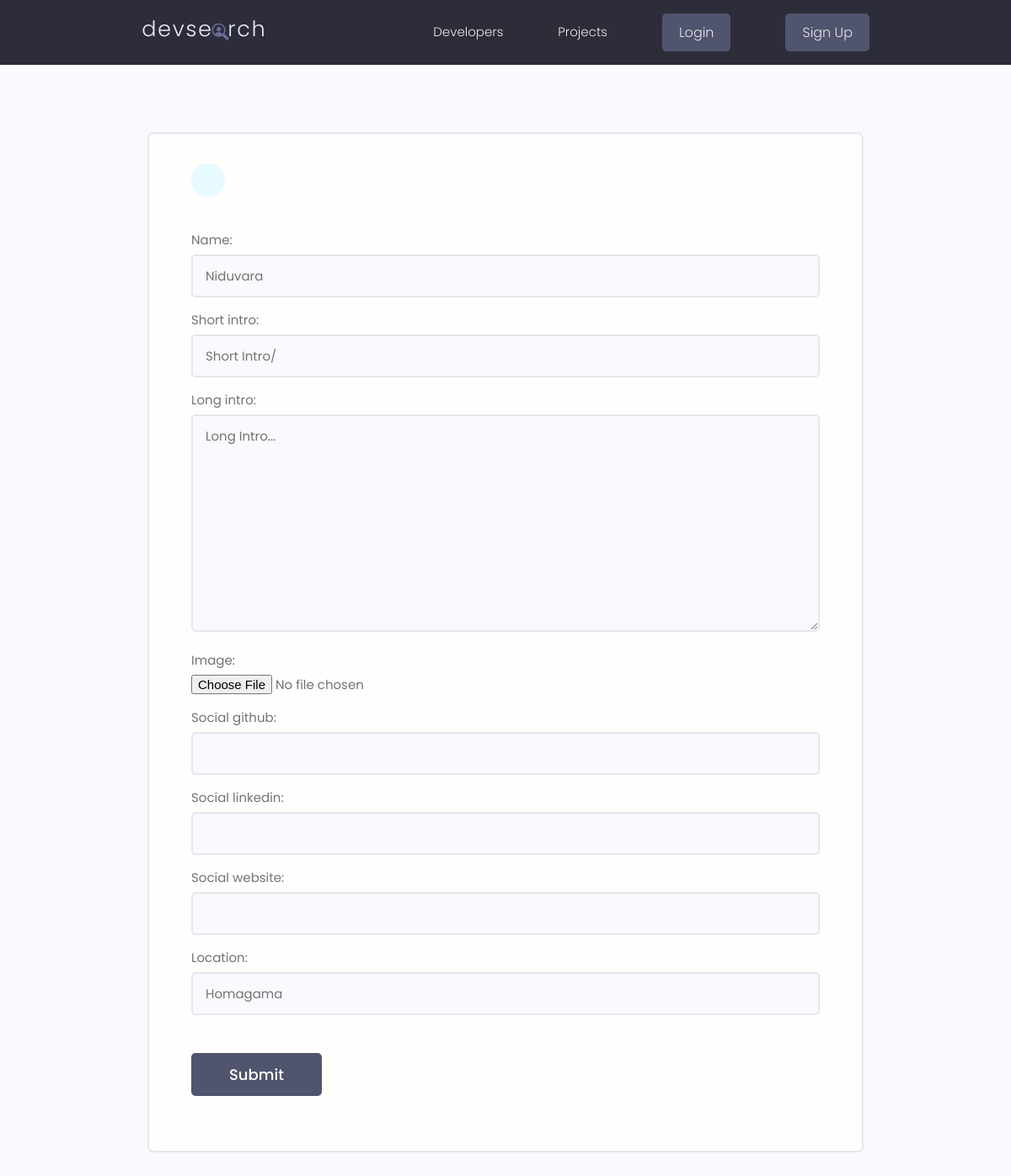
Page /profile/niduvara/update/ on the committed database.
### home/models.py (models this page shows, shortened)
class Profile(models.Model):
    user = models.OneToOneField(User,on_delete=models.CASCADE)
    name = models.CharField(max_length=200, blank=True, null=True)
    short_intro = models.CharField(max_length=200, blank=True, null=True)
    long_intro = models.TextField(blank=True, null=True)
    image = models.ImageField(upload_to='media_profile_model/', blank=True, null=True)
    social_github = models.CharField(max_length=200, blank=True, null=True)
    social_linkedin = models.CharField(max_length=200, blank=True, null=True)
    social_website = models.CharField(max_length=200, blank=True, null=True)
    location = models.CharField(max_length=200, blank=True, null=True)
    created = models.DateTimeField(auto_now_add=True)
    class Meta:
        ordering = ['-created']

### home/views.py (the view)
# urls.py: path('profile/<str:username>/update/', updateProfile, name = 'update-profile'),
def updateProfile(request, username):
    current_user = User.objects.get(username = username)
    current_profile = current_user.profile
    form = ProfileForm(instance = current_profile)
    if request.method == 'POST':
        form = ProfileForm(request.POST, request.FILES, instance= current_profile)
        if form.is_valid():
            form.save()
            return redirect('single-profile', username = request.user.username)
    context = {'form':form}
    return render(request, 'home/profile_form.html', context)

### home/forms.py
class ProfileForm(forms.ModelForm):
    class Meta:
        model = Profile
        fields = '__all__'
        exclude = ['user']
    def __init__(self, *args, **kwargs):
        super(ProfileForm, self).__init__(*args, **kwargs)
        for name, field in self.fields.items():
            field.widget.attrs.update({
                'class': 'input'
            })

### home/templates/home/profile_form.html (shortened to what this page needs)
{% extends 'base.html' %}
{% block content %}
    <main class="formPage my-xl">
        <div class="content-box">
            <div class="formWrapper">
                <a class="backButton" href="#"></a>
                <br>
                <form class="form" method="POST" enctype="multipart/form-data">
                    {% for field in form %}
                    <div class="form__field">
                        <label for="formInput#text">{{field.label}}: </label>
                        {{field}}
                    </div>
                    {% endfor %}
                    <input class="btn btn--sub btn--lg  my-md" type="submit" value="Submit" />
                </form>
            </div>
        </div>
    </main>
{% endblock content %}

### static/css/app.css (style rules this page uses)
:root { --color-sub: #2d2d39; }
.btn--sub { background-color: var(--color-sub-light); }
.content-box { width: 95%; max-width: 85rem; margin: 0 auto; }
.backButton { background: var(--color-main-light); color: var(--color-main); width: 4rem; height: 4rem; display: flex; align-items: center; justify-content: center; border-radius: 50%; }
.formPage .formWrapper { list-style: none; background: var(--color-white); padding: 3.5rem 5rem; border: 2px solid var(--color-light); border-radius: 0.7rem; }

### static/uikit/styles/modules/_variables.css (style rules this page uses)
:root { --color-main: #5aa5b9; --color-main-light: #e6faff; --color-sub: #3f4156; --color-sub-light: #51546e; --color-sub-lighter: #ededfd; --color-text: #737373; --color-gray: #8b8b8b; --color-light: #e5e7eb; --color-light-gray: #767676; --color-bg: #f8fafd; --color-white: #fffefd; --color-white-light: #f3f3f3; --color-success: #359e64; --color-success-bg: #def8e8; --color-error: #fc4b0b; --color-error-bg: #fff2ee; --font-base: 'Poppins', arial, helvetica, 'Segoe UI', roboto, ubuntu, sans-serif; --font-monospace: 'Fira Code', 'Courier New', courier, monospace; --font-regular: 300; --font-medium: 500; --font-bold: 700; --generic-shadow: 1px 1px 5px #00000010; --generic-transition: all 0.3s ease-in-out; }

### static/uikit/styles/modules/_base.css (style rules this page uses)
* { margin: 0; padding: 0; box-sizing: border-box; text-rendering: optimizeLegibility; color: inherit; font-size: inherit; }
html { font-size: 50%; }
@media only screen and (min-width: 480px) { html { font-size: 56.25%; } }
@media only screen and (min-width: 1200px) { html { font-size: 62.5%; } }
body { line-height: 1.6; font-weight: 400; font-size: 1.5rem; color: var(--color-text); background-color: var(--color-bg); min-height: 100vh; }

### static/uikit/styles/modules/_typography.css (style rules this page uses)
* { font-family: var(--font-base); }
a { padding-bottom: 2px; text-decoration: none; display: inline-block; color: var(--color-main); font-weight: var(--font-medium); }

### static/uikit/styles/modules/_utilities.css (style rules this page uses)
.my-md { margin: 3rem auto; }
.my-xl { margin: 8rem auto; }

### static/uikit/styles/modules/_button.css (style rules this page uses)
.btn { display: inline-block; position: relative; cursor: pointer; background-color: var(--color-light); font-weight: var(--font-medium); color: var(--color-sub); text-decoration: none; padding: 1rem 2rem; border-radius: 0.5rem; border: none; width: -webkit-fit-content; width: -moz-fit-content; width: fit-content; height: -webkit-fit-content; height: -moz-fit-content; height: fit-content; font-size: 1.6rem; outline-width: 0; outline-color: transparent; -webkit-backface-visibility: hidden; backface-visibility: hidden; transition: all 0.3s ease-in-out; }
.btn--sub { background-color: var(--color-sub); color: var(--color-white); }
.btn--lg { font-size: 1.8rem; padding: 1.2rem 4.5rem; }

### static/uikit/styles/modules/_form.css (style rules this page uses)
.form { display: block; }
.form__field { margin-top: 1.5rem; margin-bottom: 1.5rem; }
.form__label, .form__field > label { display: block; margin-bottom: 0.5rem; color: var(--color-text); }
input.input[type='text'], input.input[type='email'], input.input[type='password'], input.input[type='number'], textarea.input { min-width: 24rem; width: 100%; padding: 1.2rem 1.5rem; border-radius: 0.5rem; border: 2px solid var(--color-light); transition: all 0.3s ease-in-out; background-color: var(--color-bg); }

### rows in the picture
Profile: form "Niduvara" "Short Intro/" "Long Intro..." "Homagama"

### other values in the picture
{{ field.label }} "Name" "Short intro" "Long intro" "Image" "Social github" "Social linkedin" "Social website" "Location"
